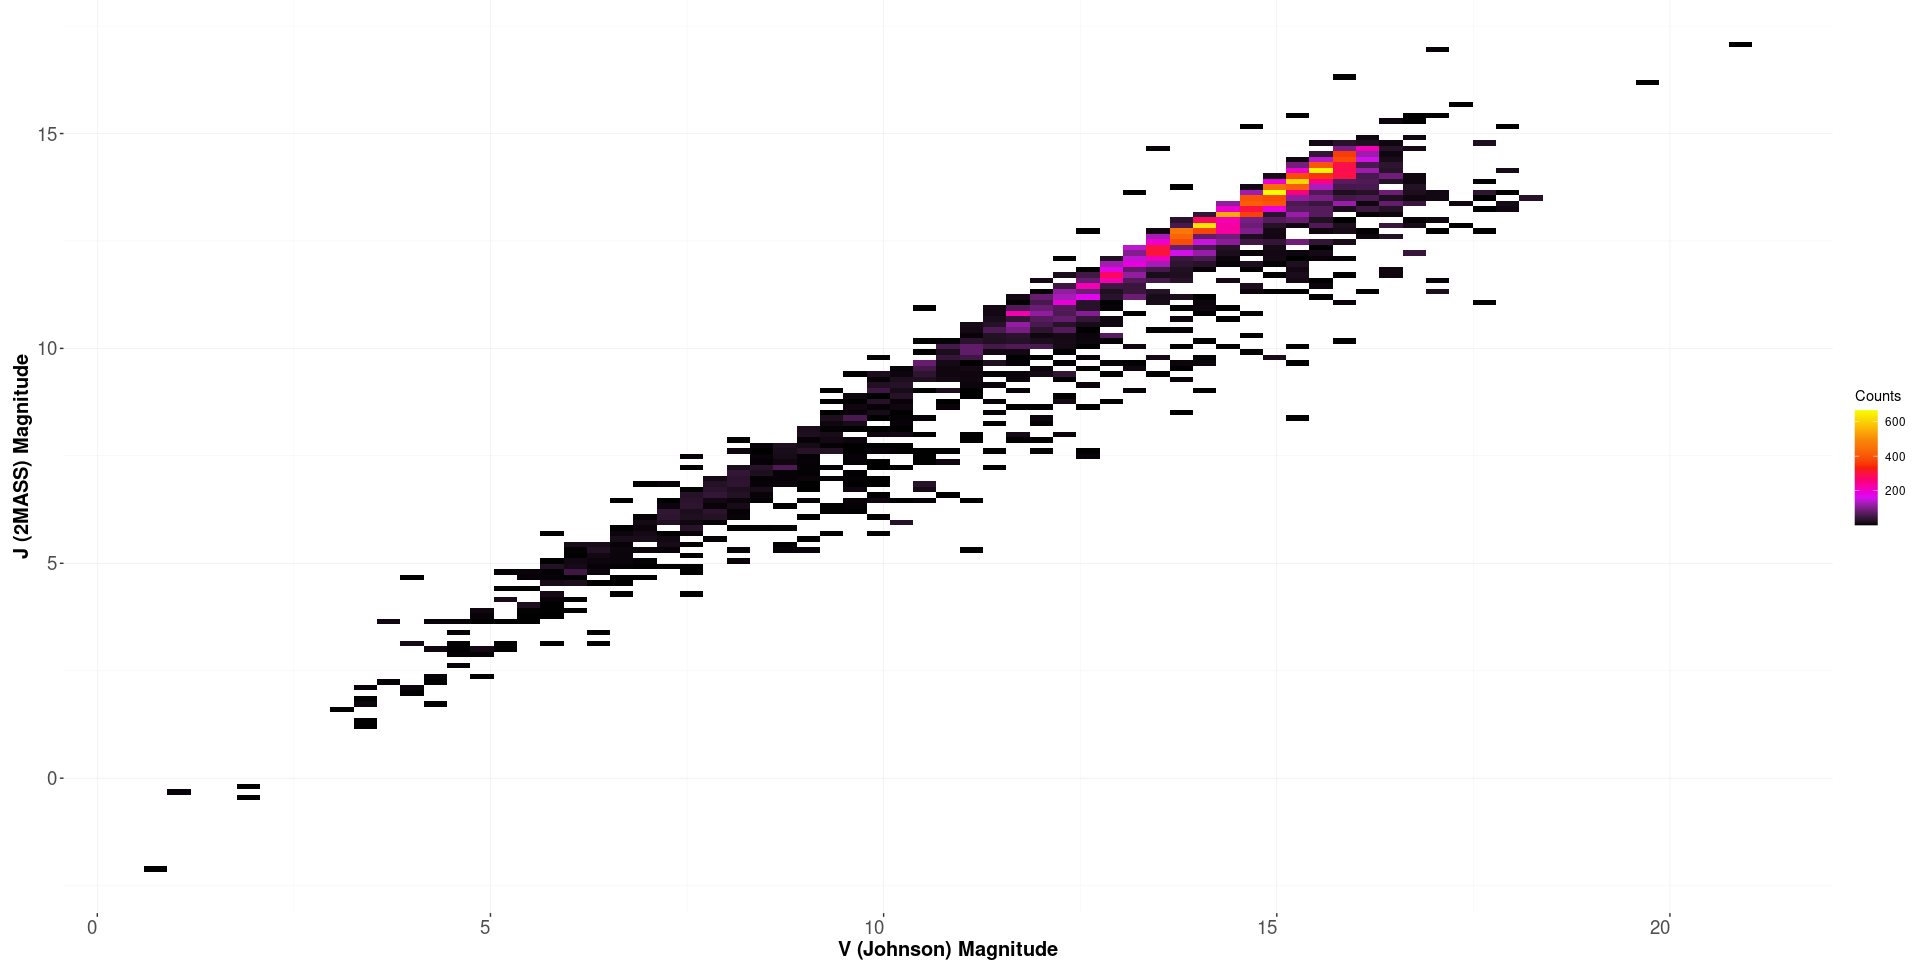

This figure's R source:

# Paths:
path_data = "data/"
path_lib = "renv/library/R-4.1/x86_64-pc-linux-gnu/"

# Packages:
require(dplyr, lib = path_lib)
require(readr, lib = path_lib)
require(RColorBrewer, lib = path_lib)
require(ggplot2, lib = path_lib)

# Dataset:
df = readr::read_csv(paste0(path_data, "nasa_exoplanets.csv")) %>%
         as.data.frame()
attr(df, "spec") = NULL
df_varnames = readr::read_csv(paste0(path_data, "nasa_exoplanets_var_names.csv")) %>%
                  as.data.frame()
attr(df_varnames, "spec") = NULL

# Variables:
x_var = "sy_vmag"
x_var_name = (df_varnames %>%
                 dplyr::filter(var == x_var))$var_name
y_var = "sy_jmag"
y_var_name = (df_varnames %>%
                 dplyr::filter(var == y_var))$var_name

# Adapt the data:
df_plot = df %>%
              dplyr::select(all_of(x_var),
                            all_of(y_var))

# Deal with NA:
df_plot = df_plot[!is.na(df_plot),]

# Plot:
my_palette = c("#000000", "#E008F8", "#F81D08", "#F88A08", "#F7FE04")
n_binsxy = 150

p = ggplot(
        data = df_plot,
        aes(
            x = eval(parse(text = x_var)),
            y = eval(parse(text = y_var))
        )
    ) +
    stat_bin_2d(
        bins = n_binsxy,
        drop = TRUE
    ) +
    scale_fill_gradientn(colours = my_palette) +
    theme(
        axis.text.x = element_text(
            size = 14,
            angle = 0,
            hjust = 1,
            vjust = 1
        ),
        axis.text.y = element_text(size = 14),
        axis.title.x = element_text(
            size = 15,
            face = "bold"
        ),
        axis.title.y = element_text(
            size = 15,
            face = "bold"
        ),
        panel.background = element_rect(fill = "white"),
        panel.grid.major = element_line(
            size = 0.2,
            linetype = "solid",
            colour = "#eaeaea"
        ),
        panel.grid.minor = element_line(
            size = 0.1,
            linetype = "solid",
            colour = "#eaeaea"
        ),
        plot.margin = margin(
            t = 0,
            r = 5,
            b = 5, 
            l = 10,
            unit = "pt"
        )
    ) +
    labs(
        x = x_var_name,
        y = y_var_name,
        fill = "Counts"
    )

p
